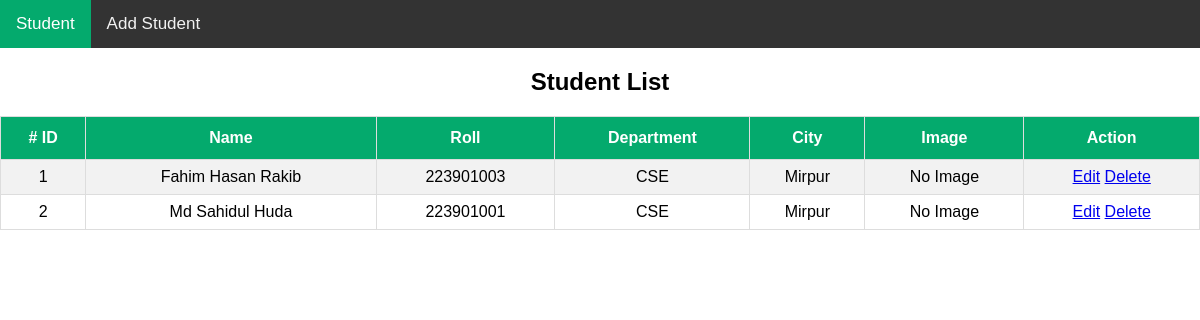
Page /student-list/ on the earlier database version.
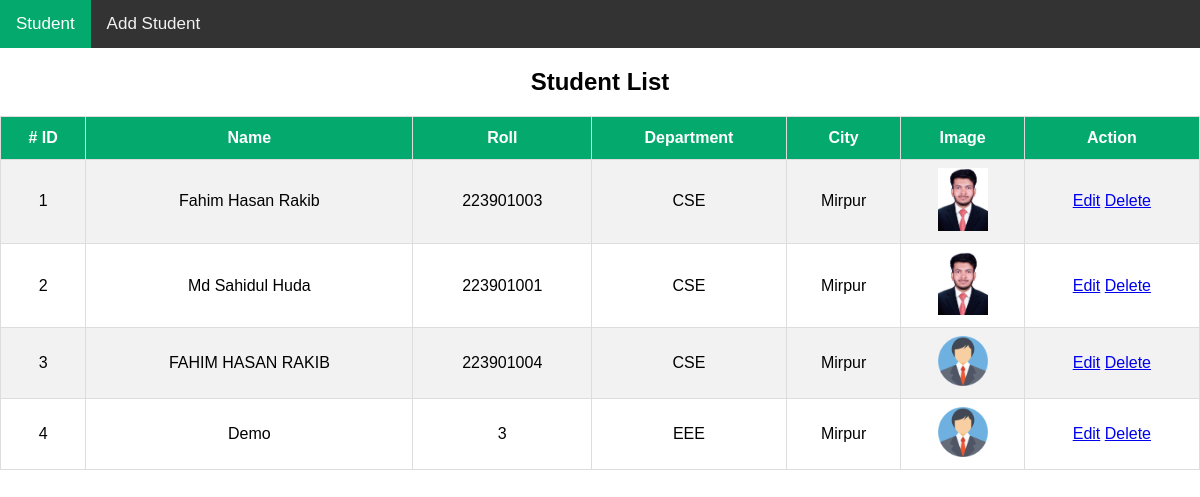
Same page on the later database version.
### myapp/models.py (models this page shows, shortened)
class StudentModel(models.Model):
	name = models.CharField(max_length=100, null=True)
	roll = models.CharField(max_length=20, null=True)
	department = models.CharField(max_length=100, null=True)
	city = models.CharField(max_length=250, null=True)
	profile_image = models.ImageField(upload_to="students/", null=True,blank=True)

### myapp/views.py (the view)
# urls.py: path('student-list/', student_list, name='student_list'),
def student_list(request):
	student = StudentModel.objects.all()
	context = {
		'title' : 'Student List',
		'student' : student,
	}
	return render(request, 'student_list.html', context)

### templates/student_list.html (shortened to what this page needs)
{% extends 'base.html' %}
{% block content %}
<center><h2>{{title}}</h2></center>
<table>
	<tr>
    <th># ID</th>
		<th>Name</th>
		<th>Roll</th>
		<th>Department</th>
		<th>City</th>
    <th>Image</th>
    <th>Action</th>
	</tr>
  {% for data in student %}
  <tr>
    <td>{{forloop.counter}}</td>
    <td>{{data.name}}</td>
    <td>{{data.roll}}</td>
    <td>{{data.department}}</td>
    <td>{{data.city}}</td>
    <td>
  {% if data.profile_image and data.profile_image.name %}
    <img src="{{ data.profile_image.url }}" alt="" width="50px">
  {% else %}
    No Image
  {% endif %}
</td>
    <td>
      <a href="{% url 'edit_student' data.id %}">Edit</a>
      <a href="{% url 'delete_student' data.id%}">Delete</a>
    </td>
  </tr>
  {% endfor %}
</table>
{% endblock content %}

### templates/base.html (shortened to what this page needs)
<!DOCTYPE html>
<html>
<head>
</head>
<body>
	{% include 'navbar.html' %}
	 {% block content %}
     {% endblock content %}
</body>
</html>

### templates/navbar.html (shortened to what this page needs)
<div class="topnav">
  <a class="active" href="{% url 'student_list' %}">Student</a>
  <a href="{% url 'add_student' %}">Add Student</a>
</div>

### templates/navbar.html (style rules this page uses)
body { margin: 0; font-family: Arial, Helvetica, sans-serif; }
.topnav { overflow: hidden; background-color: #333; }
.topnav a { float: left; color: #f2f2f2; text-align: center; padding: 14px 16px; text-decoration: none; font-size: 17px; }
.topnav a.active { background-color: #04AA6D; color: white; }

### templates/student_list.html (style rules this page uses)
table { font-family: Arial, Helvetica, sans-serif; border-collapse: collapse; width: 100%; }
td, th { border: 1px solid #ddd; padding: 8px; text-align: center; }
tr:nth-child(even) { background-color: #f2f2f2; }
th { padding-top: 12px; padding-bottom: 12px; text-align: center; background-color: #04AA6D; color: white; }

Differences in the rows shown:
changed StudentModel "Fahim Hasan Rakib": profile_image: picture added; no longer shows "No Image"
changed StudentModel "Md Sahidul Huda": profile_image: picture added; no longer shows "No Image"
added StudentModel: name "FAHIM HASAN RAKIB", roll "223901004", department "CSE", city "Mirpur", profile_image (picture)
added StudentModel: name "Demo", roll "3", department "EEE", city "Mirpur", profile_image (picture)
